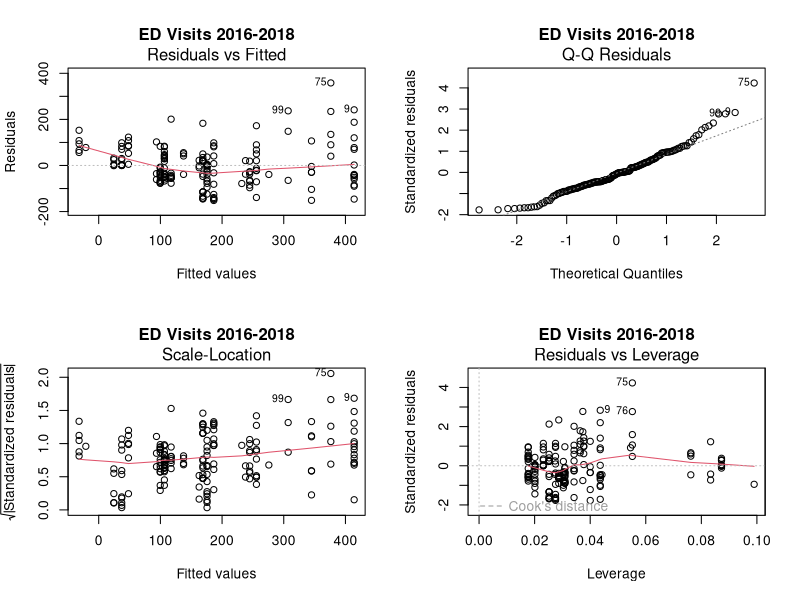
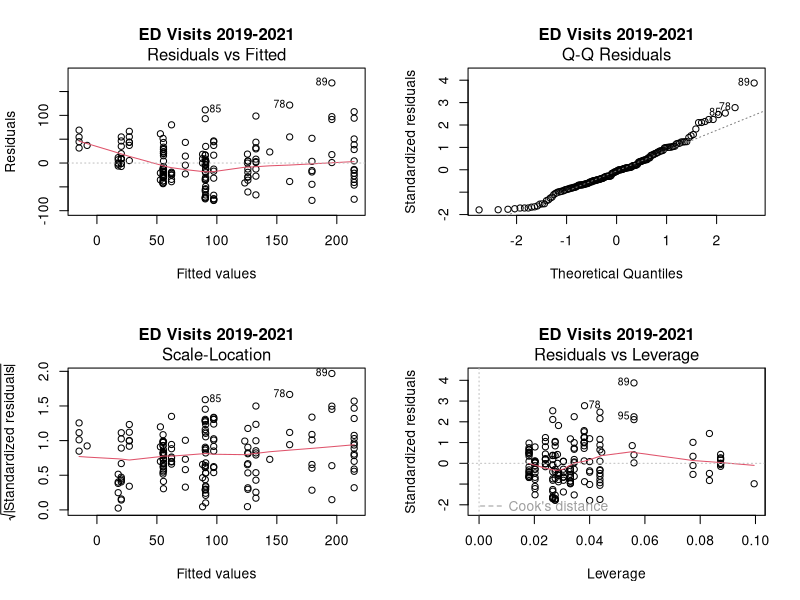
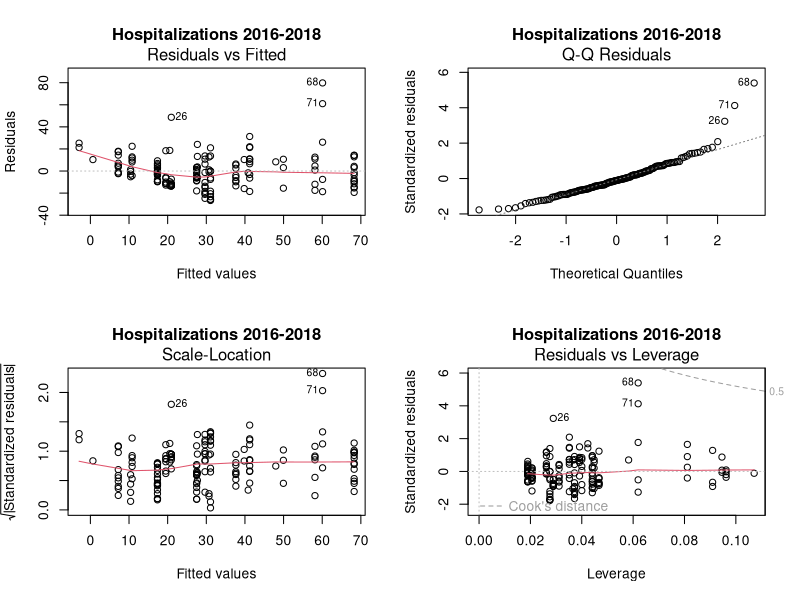
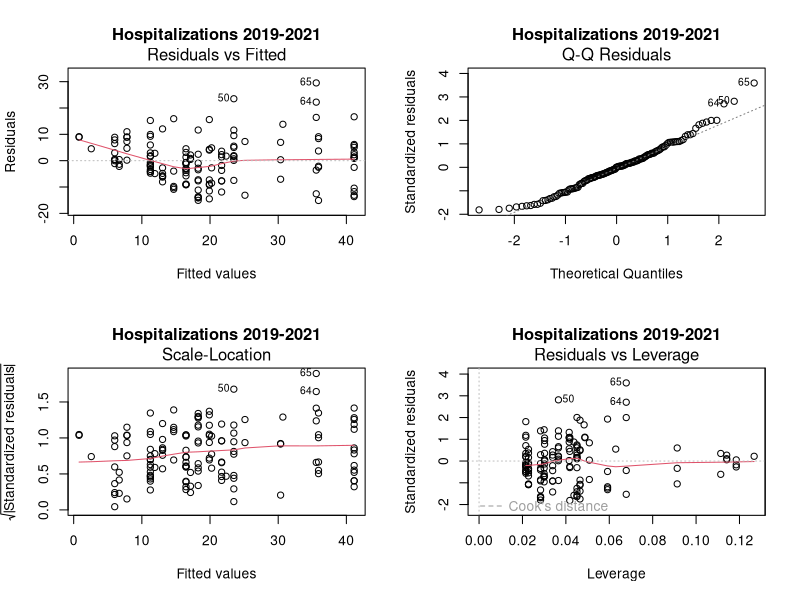

Here is the R script that generated these plots, in order:
## ---- chunk 1

# Set global knit options

knitr::opts_chunk$set(
  message = FALSE,
  warning = FALSE
)

## ---- chunk 2

# Load libraries

library(tidyverse)
library(broom)
library(patchwork)
library(lmtest)
library(car)

# Read full data

full_data2 = read_csv("data/NYC_total.csv")

# Data ED Visits (2016-2018)

full_data2_ed_1 = full_data2 |> 
  mutate(hvi = as.numeric(hvi)) |> 
  filter(indicator == "ed_visits_rate") |> 
  filter(data_years == "2016-2018")

## Datasets for Graphing (datasets 1 & 2):
## Changing HVI to numeric

# Data ED Visits (2019-2021)

full_data2_ed_2 = full_data2 |> 
  mutate(hvi = as.numeric(hvi)) |> 
  filter(indicator == "ed_visits_rate") |> 
  filter(data_years == "2019-2021")

# Data Hospitalizations (2016-2018)

full_data2_hosp_1 = full_data2 |> 
  mutate(hvi = as.numeric(hvi)) |> 
  filter(indicator == "hosp_rate") |>  
  filter(data_years == "2016-2018")

# Data Hospitalizations (2019-2021)

full_data2_hosp_2 = full_data2 |> 
  mutate(hvi = as.numeric(hvi)) |> 
  filter(indicator == "hosp_rate") |>  
  filter(data_years == "2019-2021")

## Datasets for Statistical Analysis (datasets 3 & 4):
## Keeping HVI as a factor variable


# Data ED Visits (2016-2018)

full_data2_ed_3 = full_data2 |> 
  filter(indicator == "ed_visits_rate") |>  # filtering only ed_visits
  filter(data_years == "2016-2018")

# Data ED Visits (2019-2021)

full_data2_ed_4 = full_data2 |> 
  filter(indicator == "ed_visits_rate") |>  # filtering only ed_visits
  filter(data_years == "2019-2021")

# Data Hospitalizations (2016-2018)

full_data2_hosp_3 = full_data2 |> 
  filter(indicator == "hosp_rate") |>  #filtering only hospitlization rate
  filter(data_years == "2016-2018")

# Data Hospitalizations (2019-2021)

full_data2_hosp_4 = full_data2 |> 
  filter(indicator == "hosp_rate") |>  #filtering only hospitlization rate
  filter(data_years == "2019-2021")

## ---- chunk 3

# Fit linear regression model for ED visits (2016-2018)
# Examining relationship between visit rates and borough/HVI

fit = lm(zip_code_rate ~ borough + hvi, data = full_data2_ed_3)

# Format results table

results_table = tidy(fit) |>
  select(-statistic) |>
  knitr::kable(digit = 3)

# Display table

results_table

## ---- chunk 4

# Fit linear regression model for ED visits (2019-2021)
# Examining relationship between visit rates and borough/HVI

fit2 = lm(zip_code_rate ~ borough + hvi, data = full_data2_ed_4)

# Format results table

results_table2 = tidy(fit2) |>
  select(-statistic) |>
  knitr::kable(digit = 3)

# Display table

results_table2

## ---- chunk 5

# Fit linear regression model for hospitalizations (2016-2018)

fit3 = lm(zip_code_rate ~ borough + hvi, data = full_data2_hosp_3)

# Format results table

results_table3 = tidy(fit3) |>
  select(-statistic) |>
  knitr::kable(digit = 3)

# Display table

results_table3

## ---- chunk 6

# Fit linear regression model for hospitalizations (2019-2021)

fit4 = lm(zip_code_rate ~ borough + hvi, data = full_data2_hosp_4)
results_table4 = tidy(fit4) |>
  select(-statistic) |>
  knitr::kable(digit = 3)

# Format results table

results_table4 = tidy(fit4) |>
  select(-statistic) |>
  knitr::kable(digit = 3)

# Display table

results_table4

## ---- chunk 7

# Basic diagnostic tests for each model
# Function for basic diagnostics
basic_diagnostics = function(model, model_name) {
  # Shapiro-Wilk test for normality
  sw_test = shapiro.test(residuals(model))
  
  # Breusch-Pagan test for heteroscedasticity
  bp_test = bptest(model)
  
  # Create results
  results = data.frame(
    Model = model_name,
    Test = c("Shapiro-Wilk (Normality)", "Breusch-Pagan (Heteroscedasticity)"),
    Statistic = c(sw_test$statistic, bp_test$statistic),
    P_Value = c(sw_test$p.value, bp_test$p.value)
  )
  
  return(results)
}

# Run diagnostics for all models
all_diagnostics = rbind(
  basic_diagnostics(fit, "ED Visits 2016-2018"),
  basic_diagnostics(fit2, "ED Visits 2019-2021"),
  basic_diagnostics(fit3, "Hospitalizations 2016-2018"),
  basic_diagnostics(fit4, "Hospitalizations 2019-2021")
)

# Display results
knitr::kable(all_diagnostics, digits = 4)

## ---- chunk 8

# Basic diagnostic plots for all models

par(mfrow=c(2,2))
plot(fit, main="ED Visits 2016-2018")
par(mfrow=c(2,2))
plot(fit2, main="ED Visits 2019-2021")
par(mfrow=c(2,2))
plot(fit3, main="Hospitalizations 2016-2018")
par(mfrow=c(2,2))
plot(fit4, main="Hospitalizations 2019-2021")

